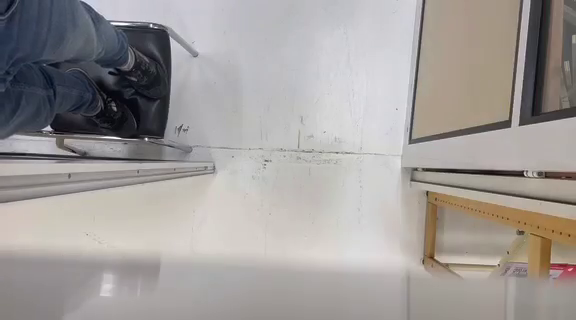
#> input picture frame 23 of video.mp4, 576 x 320 px, given in place of video2.mp4, which was not available
$ python compteur.py
#> lines starting #> are read from the running program, lines starting #| are printed output that depends on the picture; after the words box and inside, x2 and y2 are one past the last pixel; in counts of white or black regions, pixels touching at a corner belong together; pictures that were not available may be replaced by others from this repository, and a replacement may not be noted
## Compteur de Personne   modif jbjoannic

## Importation des bibliothèques
import os
import sys
#import RPi.GPIO as GPIO
import time
import numpy as np
import cv2
import matplotlib.pyplot as plt
import paho.mqtt.client as mqtt
from datetime import datetime as dt
import json
from threading import Timer

#GPIO.setmode(GPIO.BOARD)
resistorPin = 7
## Choix de la vidéo
#cap=cv2.VideoCapture(0)
#cap.set(cv2.CAP_PROP_AUTOFOCUS, 0)#EN GROS LA DEVICE CAM
cap=cv2.VideoCapture("video2.mp4")

## Déclaration des variables
global p #nb de personne
global dminfixe #distance entre deux voisins (maximale)
## Initialisation des variables
# voir tranche de mur pour la luminosité ou capteur de luminosité
numero_dispositif=1
previous=0
current=0
p=0
mfps=100
Etat=[[],[],[],[],[]] #Stockage des coordonnées des personnes sur la vidéo
EtatImmobileFrame=[-1,-1,-1,-1,-1]
kernel_blur=15     #gérer le flou
seuil=75         #sensibilité de détection
surface=70000/16      #vue de dessus: 70000
ret, originalegd=cap.read()   #LIT LES FRAMES, ret boolean et originalegd l'image
#> originalegd is the input picture: shape (320, 576, 3); mean B, G, R 153.7, 155.8, 160.4
print(ret)
#| True
plt.imshow(originalegd)
plt.show()
originale= originalegd#[:,200:1000] #redimensionnement de la vidéo
plt.imshow(originale)
plt.show()
dminfixe=75
avg = None
config = "config.txt"
# print(np.shape(originale))
# print(originale)
originale=originale[:,:,1]
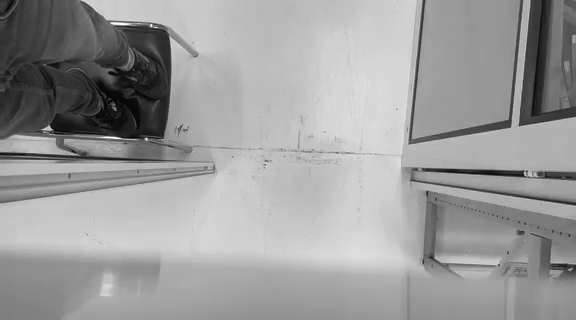
#> originale: shape (320, 576); min 0, max 255, mean 155.8

# print(np.shape(originale))
# print(originale)
width=int(originale.shape[1]*0.25)
#> width = 144
height=int(originale.shape[0]*0.25)
#> height = 80
dsize=(width,height)
#> dsize = (144, 80)
originale=cv2.resize(originale, dsize)
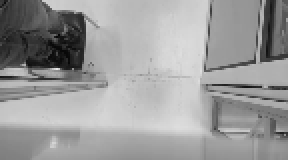
#> originale: shape (80, 144) (shown 2 times larger); min 6, max 232, mean 155.8
# print(np.shape(resized))
# print(resized)


##Récupération des identifiants serveur mqtt et topic
L = []
with open(config, 'r') as fichier:
#> (reads config.txt from the repository)
    for line in fichier:
        L.append(line.strip("\n").split("=")[1]) #Ca a l'air compliqué mais ça récupère juste le nom du serveur
        L.append(line.strip("\n").split("=")[1]) #Idem avec le topic
server = L[0]
topic = L[numero_dispositif]

#Définition du client publisher
client = mqtt.Client("Compteur de personne")
print(server)
client.connect(server)


for i in range(0,5):
    Etat[i].append((-1,-1))
centre=[]

## Fonctions annexes
def send_mqtt(client, topic, dp):
    """Envoie la donnée dx au sujet topic du serveur mqtt"""
    now=dt.now()
    timestamp=int(dt.timestamp(now))
    dic = {"variation":dp,"timestamp":timestamp}
    client.publish(topic, payload=json.dumps(dic),qos=2)
    print("published",dp)


def trouvemin(C,n): #retourne l'indice du voisin s'il y en a un assez proche ou -1 sinon
    min=dminfixe
    indice=-1
    i=-1
    for k in C:
        indice+=1
        d=np.sqrt((n[0]-k[0])**2+(n[1]-k[1])**2)
        if d<min:
            min=d
            i=indice
    return i

def sens(L): #retourne 1 si la personne descend et -1 sinon
    n=len(L)
    sdeb=0
    sfin=0
    #for i in range (1,int(n/2)):
    #    sdeb+=L[i][1]
    #    sfin+=L[n-i][1]
    sdeb=L[0][1]
    sfin=L[-1][1]
    if sdeb>sfin and sdeb>100:
        return -1
    elif sdeb<sfin and sdeb<100:
        return 1
    else:
        return 0

def disk( radius ): # defines a circular structuring element with radius given by ’ radius ’
    x = np.arange( -radius , radius+1, 1)
    xx, yy = np.meshgrid(x, x)
    d = np.sqrt (xx**2 + yy**2)
    return (d<=radius).astype(np.uint8)

"""def chgt_backg(frame,originale):
    print("chgt")
    originale=np.copy(frame)"""


## Code Principal
fr=1
#originale=cv2.cvtColor(originale, cv2.COLOR_BGR2GRAY)       #noir et blanc, essayer COLOR_BGR2HSV
originale=cv2.GaussianBlur(originale, (kernel_blur, kernel_blur), 0)        #mettre le flou
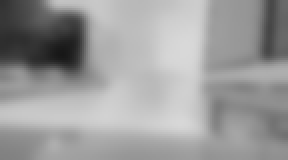
#> originale: shape (80, 144) (shown 2 times larger); min 23, max 216, mean 155.8
kernel_dilate=np.ones((5, 5), np.uint8) #par défaut en float64, la le type en int8
kernel_morphcl=disk(50)
kernel_morphop=disk(15)
#plt.imshow(kernel_morph)
# plt.title("SEmorph")
# plt.show()
div_frame=1
ind=0
moy=np.sum(originale)
#> moy = 1795388

client.loop_start()
while True:
    changement=False
    ret, framegd=cap.read()

    if ind%div_frame==0:


        # [5 lines of commented-out code are left out]
        currentTime = time.time()
        diff = 0

        # [13 lines of commented-out code are left out]


        tickmark=cv2.getTickCount()  #return le nb de tick depuis un moment precis (ex, le demarrage du kernel)
        frame=framegd#[:,200:1000] #[50:250,200:400]  #meme redimensionnement
        frame=frame[:,:,1]

        width=int(frame.shape[1]*0.25)
        height=int(frame.shape[0]*0.25)
        dsize=(width,height)
        frame=cv2.resize(frame, dsize)
#> frame: shape (80, 144)

        # [5 lines of commented-out code are left out]


        gray=np.copy(frame)

        gray=cv2.GaussianBlur(gray, (kernel_blur, kernel_blur), 0)


        grays=cv2.threshold(gray, seuil, 255, cv2.THRESH_BINARY)[1]
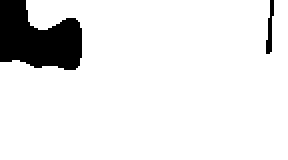
#> grays: shape (80, 144) (shown 2 times larger); 90.8% white; 2 black regions, box (x1, y1, x2, y2) and area: (0, 0, 41, 35) 1003, (133, 0, 137, 27) 59


        mask=cv2.absdiff(originale, gray)  #difference absolue
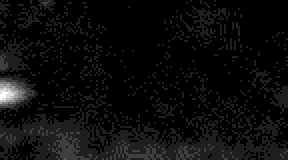
#> mask: shape (80, 144) (shown 2 times larger); min 0, max 8, mean 0.383; drawn with min black and max white


        mask=cv2.threshold(mask, seuil, 255, cv2.THRESH_BINARY)[1] #retourne un threshold
#> mask: shape (80, 144); every value is 0


        contours, nada=cv2.findContours(mask, cv2.RETR_EXTERNAL, cv2.CHAIN_APPROX_SIMPLE)       #trouver contours, plusieurs fermés
#> contours = []; nada = None
        frame_contour=frame.copy()
        fr+=1

        for c in contours:
            cv2.drawContours(frame_contour, [c], 0, (0, 255, 0), 5)     #dessiner les contours
            if cv2.contourArea(c)<surface:      #afficher que les rectangles avec une surface supérieure à celle rentrée
                continue
            x, y, w, h=cv2.boundingRect(c)  #trace les rectangles (le + grand ds le contour)
            cv2.rectangle(frame, (x, y), (x+w, y+h), (0, 0, 255), 2)
            centre.append((int(x+w/2),int(y+h/2)))
#> this loop made 0 passes
#> after the loop, centre = []
        maj=0
        #print("centre\n",centre)
        for i in range (0,5): #Mise à jour de Etat et détection de la fin d'un passage
            if Etat[i][0]!=(-1,-1):
                indmin=trouvemin(centre,Etat[i][-1])
                if indmin==-1:
                    if len(Etat[i])>3:
                        dp=sens(Etat[i])
                        p=p+dp#le nb de personnes est fct du sens
                        if dp!=0:
                            send_mqtt(client, topic, dp)
                        EtatImmobileFrame[i]=-1
                        Etat[i]=[(-1,-1)]
                    EtatImmobileFrame[i]+=1

                else:
                    Etat[i].append(centre[indmin])
                    if len(Etat[i])>1:
                        if Etat[i][-1]==Etat[i][-2]:
                            EtatImmobileFrame[i]+=1
                        else :
                            EtatImmobileFrame[i]=-1
                    del centre[indmin]
            if EtatImmobileFrame[i]>5 or Etat[i]==[(-1,-1)]:
                maj+=1
#> after the loop, Etat = [[(-1, -1)], [(-1, -1)], [(-1, -1)], [(-1, -1)], [(-1, -1)]]; EtatImmobileFrame = [-1, -1, -1, -1, -1]; maj = 5; p = 0
        if maj==5 and Etat!=[[(-1,-1)],[(-1,-1)],[(-1,-1)],[(-1,-1)],[(-1,-1)]]:

            print("chgt")
            Etat=[[(-1,-1)],[(-1,-1)],[(-1,-1)],[(-1,-1)],[(-1,-1)]]
            EtatImmobileFrame=[-1,-1,-1,-1,-1]


        if len(centre)!=0: #Introduction d'un nouvel intrus
            n=-1
            for nouveau in centre:
                n+=1
                i=0
                while Etat[i][0]!=(-1,-1) and i<4:
                    i+=1
                Etat[i][0]=nouveau
                del centre[n]

        for i in range(0,5): # Dessin de la trace
            if Etat[i][0]!=(-1,-1):
                n=len(Etat[i])
                for j in range(0,n-1):
                    cv2.line(frame, Etat[i][j], Etat[i][j+1], (0, 255, 0), 10)


        fps=cv2.getTickFrequency()/(cv2.getTickCount()-tickmark)
        if mfps>fps:
            mfps=fps
#> mfps = 92.5

        ##Affichage

        #cv2.putText(frame, "FPS: {:05.2f} [o|l]seuil: {:d}  [p|m]blur: {:d}  [i|k]surface: {:d} p= {:d}".format(mfps, seuil, kernel_blur, surface,p), (10, 30), cv2.FONT_HERSHEY_COMPLEX_SMALL, 1, (0, 255, 255), 2)
        cv2.imshow("frame", frame)
        cv2.imshow("seuildiff", mask)
        #cv2.imshow("contour", frame_contour)
        #cv2.imshow("morphfermé", mask3)
        intrus=0
    ind+=1
    ##Boutons de modification des paramètres

    key=cv2.waitKey(20)&0xFF
#> (key q is pressed here)
    if key==ord('q'):
        break
    if key==ord('p'):
        kernel_blur=min(43, kernel_blur+2)
    if key==ord('m'):
        kernel_blur=max(1, kernel_blur-2)
    if key==ord('i'):
        surface+=1000
    if key==ord('k'):
        surface=max(1000, surface-1000)
    if key==ord('o'):
        seuil=min(255, seuil+1)
    if key==ord('l'):
        seuil=max(1, seuil-1)
    if key==ord("r"):
        originale=np.copy(frame)
        originale=cv2.GaussianBlur(originale, (kernel_blur, kernel_blur), 0)
    print(p)
    print("etat\n",Etat)
    #print("immobile\n",EtatImmobileFrame)

cap.release()
cv2.destroyAllWindows()
